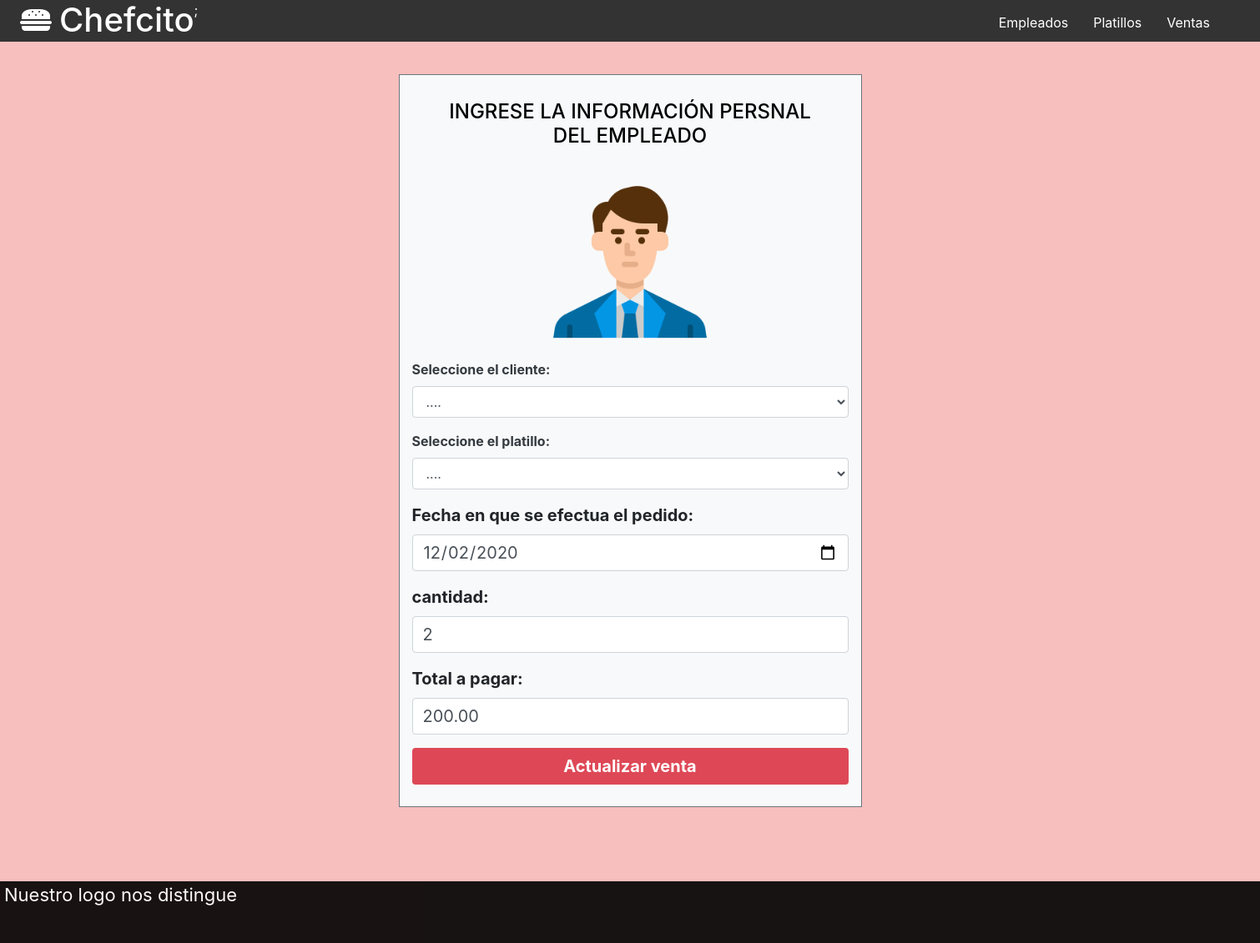
The page /ventas/editarVenta/1 on the database its author committed.
### tables this page shows
CREATE TABLE `venta` (
  `idVenta` int(3) NOT NULL,
  `idCliente` int(3) DEFAULT NULL,
  `idPlatillo` int(3) DEFAULT NULL,
  `fecha` date NOT NULL,
  `cantidad` int(11) NOT NULL,
  `total` float(10,2) NOT NULL,
  `estado` int(11) NOT NULL
);

### application/controllers/ventas.php (called while the page is built, shortened)
<?php
class ventas extends CI_Controller
{
	function __construct()
	{
		$this->load->model('ventasModel');
	}
	public function editarVenta($idVenta)
	{
		$data = array(
			'ventaEdit' => $this->ventasModel->actualizaridVenta($idVenta),
			'comboClientes' => $this->ventasModel->mcomboTabla('cliente'),
			'comboPlatillos' => $this->ventasModel->mcomboTabla('platillo')
		);
		$this->load->view('NavegacionAdministrador');
		$this->load->view('ventas/editarVenta',$data);
		$this->load->view('footer');
	}
}

### index.php (called while the page is built, shortened)
<?php
require_once BASEPATH.'core/CodeIgniter.php';

### application/models/ventasModel.php (called while the page is built, shortened)
<?php
	class ventasModel extends CI_Model
	{
		public function actualizaridVenta($idVenta)
		{
			$this->db->where('idVenta',$idVenta);
			$resultado = $this->db->get('venta');
			return $resultado->row();
		}
		public function mcomboTabla($tabla){
			$this->db->where('estado','1');
			$resultado = $this->db->get($tabla);
			return $resultado->result();
		}
	}
 ?>

### application/views/ventas/editarVenta.php (the view, shortened to what this page needs)
<div class="container container-fluid">
<div class="container bg-light border border-secondary" style="width:50%;margin-bottom: 8%; margin-top: 8%;">
  <h4 class="text-center bg-light" style="margin-top: 2%;" >INGRESE LA INFORMACIÓN PERSNAL DEL EMPLEADO</h4>
  <img class="mx-auto d-block" width="40%" src="<?php echo base_url();?>/assests/img/empleado.png" alt="">
<form action="<?php echo base_url();?>ventas/updateVenta" method='post'>
  <div class="form-group">
    <label for="nombre" class="text-dark"><b>Seleccione el cliente:</b></label>
    <select name="txtcliente"id="txtcliente"class="form-control selectpicke"data-live-search="true">
      <option value="">....</option>
    </select>
  </div>
  <div class="form-group">
    <label for="nombre" class="text-dark"><b>Seleccione el platillo:</b></label>
    <select name="txtplatillo"id="txtplatillo"class="form-control selectpicke"data-live-search="true">
      <option value="">....</option>
    </select>
  </div>
    <div class="form-group">
      <label for="date" style="font-size: 20px;"><b>Fecha en que se efectua el pedido:</b></label>
      <input style="font-size: 20px;" type="date" class="form-control" id="txtfecha" placeholder="Inserta la fecha del dia de hoy" name="txtfecha" value="<?php echo $ventaEdit->fecha?>">
    </div>
    <div class="form-group">
      <label for="text" style="font-size: 20px;"><b>cantidad:</b></label>
      <input style="font-size: 20px;" type="text" class="form-control" id="txtcantidad" placeholder="Inserta la cantidad e productoss a comprar" name="txtcantidad" value="<?php echo $ventaEdit->cantidad?>">
    </div>
    <div class="form-group">
      <label for="text" style="font-size: 20px;"><b>Total a pagar:</b></label>
      <input style="font-size: 20px;" type="text" class="form-control" id="txtpagar" placeholder="Inserta el total a pagar" name="txtpagar" value="<?php echo $ventaEdit->total?>">
    </div>
    <button type="submit" style="font-size: 20px; opacity: 0.9; margin-bottom: 5%;" class="btn bg-danger text-white container-fluid"><b>Actualizar venta</b></span>
  </form>
</div>
</div>

### assests/css/estilos.css (style rules this page uses)
* { margin: 0; padding: 0; box-sizing: border-box; }
body { font-family: sans-serif; }

### assests/css/Fotos.css (style rules this page uses)
#Fotos h3, h4, h5 { text-align: center; background: #F7BFBE; color: #000; padding: 20px; }

### rows shown on the page
venta: txtfecha "12/02/2020", txtcantidad "2", txtpagar "200.00"
